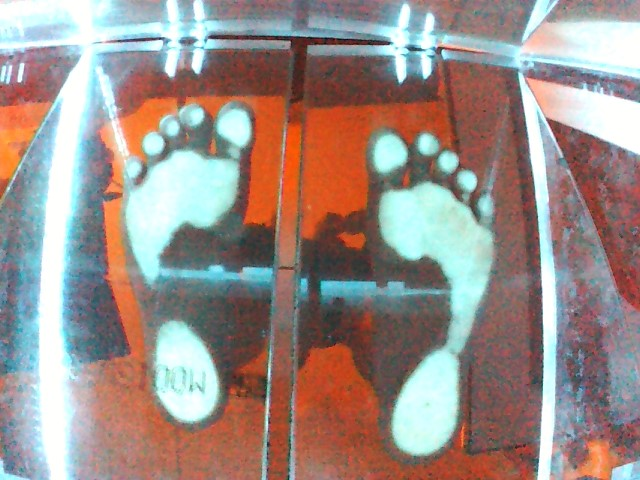
#> input picture images/img1.jpeg, 640 x 480 px
$ python net.py   (older library calls are emulated)
#> lines starting #> are read from the running program, lines starting #| are printed output that depends on the picture; after the words box and inside, x2 and y2 are one past the last pixel; in counts of white or black regions, pixels touching at a corner belong together
import numpy as np
import cv2 #this is the main openCV class, the python binding file should be in /pythonXX/Lib/site-packages
from matplotlib import pyplot as plt

gwash = cv2.imread("images/img1.jpeg") #import image
#> gwash is the input picture: shape (480, 640, 3); mean B, G, R 136.5, 141.9, 156.4
gwashBW = cv2.cvtColor(gwash, cv2.COLOR_BGR2GRAY) #change to grayscale
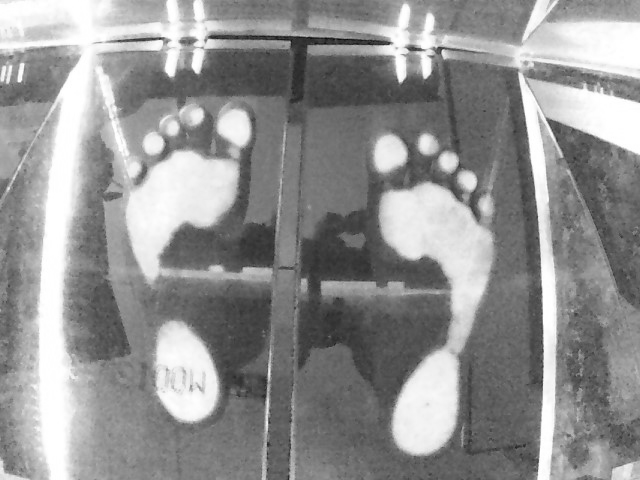
#> gwashBW: shape (480, 640); min 9, max 255, mean 145.6


# plt.imshow(gwashBW, 'gray') #this is matplotlib solution (Figure 1)
# plt.xticks([]), plt.yticks([])
# plt.show()

# cv2.imshow('gwash', gwashBW) #this is for native openCV display
cv2.waitKey(0)

ret,thresh1 = cv2.threshold(gwashBW,220,255,cv2.THRESH_BINARY) #the value of 15 is chosen by trial-and-error to produce the best outline of the skull
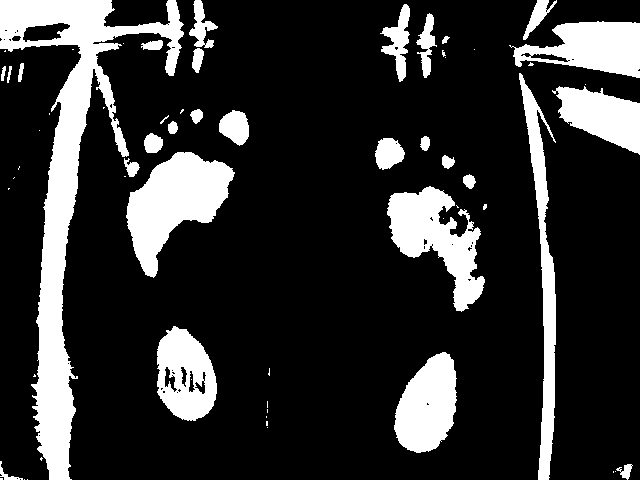
#> thresh1: shape (480, 640); 19.1% white; 63 white regions (33 under 20 px), largest, box (x1, y1, x2, y2) and area: (0, 0, 184, 480) 18756, (126, 152, 235, 278) 7002, (387, 186, 485, 312) 5678
kernel = np.ones((5,5),np.uint8) #square image kernel used for erosion
erosion = cv2.erode(thresh1, kernel,iterations = 1) #refines all edges in the binary image
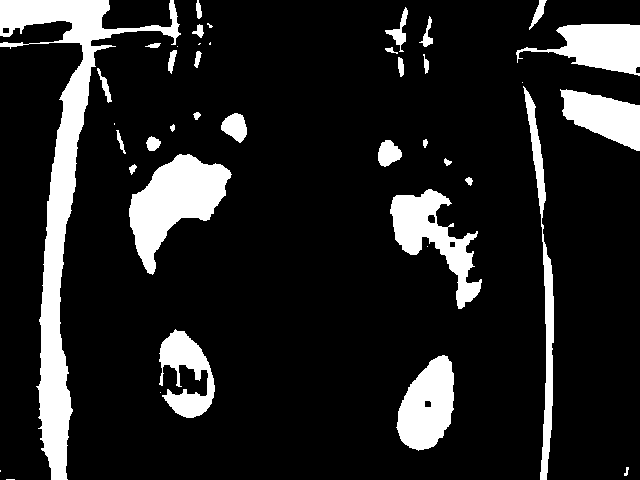
#> erosion: shape (480, 640); 13.9% white; 41 white regions (10 under 20 px), largest, box (x1, y1, x2, y2) and area: (0, 0, 181, 480) 13873, (129, 154, 232, 275) 6031, (390, 189, 482, 309) 4089

opening = cv2.morphologyEx(erosion, cv2.MORPH_OPEN, kernel)
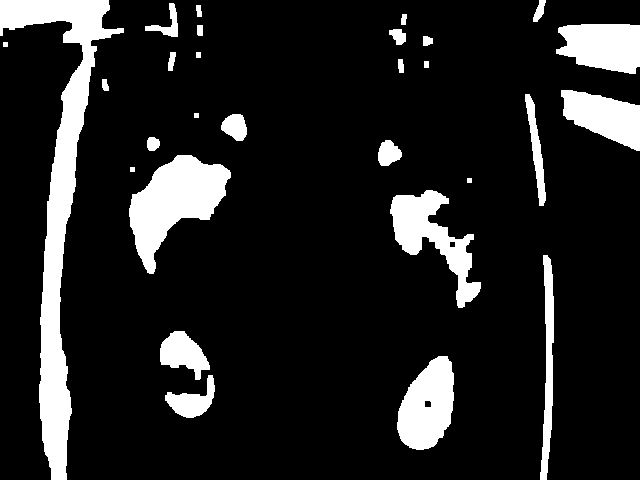
#> opening: shape (480, 640); 13.2% white; 29 white regions, largest, box (x1, y1, x2, y2) and area: (0, 0, 124, 480) 13022, (129, 155, 231, 274) 6018, (390, 190, 481, 308) 3987
closing = cv2.morphologyEx(opening, cv2.MORPH_CLOSE, kernel) #this is for further removing small noises and holes in the image
#> closing: shape (480, 640); 13.2% white; 28 white regions

# plt.imshow(closing, 'gray') #Figure 2
# plt.xticks([]), plt.yticks([])
# plt.show()

im2, contours, hierarchy = cv2.findContours(closing,cv2.RETR_TREE,cv2.CHAIN_APPROX_SIMPLE) #find contours with simple approximation
#> contours = 30 contours, 4 with area under 20; largest, box (x1, y1, x2, y2) and area: (0, 0, 124, 480) 12392, (129, 155, 231, 274) 5850, (390, 190, 481, 308) 3792, (397, 356, 454, 450) 3712, (556, 24, 640, 74) 3212

# cv2.imshow('cleaner', closing) #Figure 3
cv2.drawContours(closing, contours, -1, (255, 255, 255), 4)
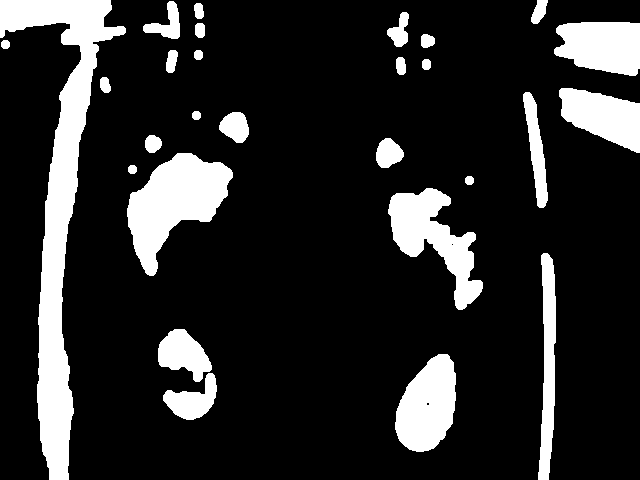
#> closing: shape (480, 640); 16.1% white; 28 white regions, largest, box (x1, y1, x2, y2) and area: (0, 0, 126, 480) 15206, (127, 153, 233, 276) 6690, (388, 188, 483, 310) 4880
# cv2.waitKey(0)

areas = [] #list to hold all areas

for contour in contours:
  ar = cv2.contourArea(contour)
  areas.append(ar)
#> this loop made 30 passes
#> ar on passes 1, 2, 3, 4, 5, 6, 7, 10, 11, 12, 13, 15: 935, 3712, 45.5, 1325.5, 1513.5, 3792, 34, 5850.5, 409.5, 128.5, 473, 758
#> (contour, ar) on passes 8, 9, 14, 18, 20, 22: ([[467, 178], [467, 182], [471, 182], [471, 178]], 16), ([[130, 167], [130, 171], [134, 171], [134, 167]], 16), ([[194, 113], [194, 117], [198, 117], [198, 113]], 16), ([[424, 61], [424, 67], [428, 67], [428, 61]], 24), ([[196, 52], [196, 57], [200, 57], [200, 52]], 20), ([[3, 42], [3, 46], [7, 46], [7, 42]], 16)
#> after the loop, areas = 30 values, max 12392.5 at index 29, min 16 at index 7, mean 1284.7

max_area = max(areas)
#> max_area = 12392.5
max_area_index = areas.index(max_area) #index of the list element with largest area
#> max_area_index = 29

cnt = contours[max_area_index] #largest area contour
#> cnt = contour of 297 points, box (x1, y1, x2, y2) (0, 0, 124, 480), area 12392

cv2.drawContours(closing, [cnt], 0, (255, 255, 255), 3, maxLevel = 0)
cv2.imshow('cleaner', closing)
cv2.waitKey(0)
cv2.destroyAllWindows()

$ run again, with images/img2.jpeg copied over images/img1.jpeg
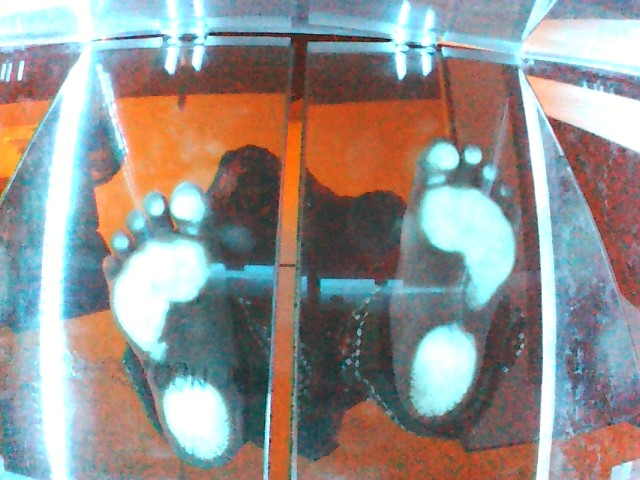
#> input picture images/img2.jpeg, 640 x 480 px
#> gwash is the input picture: shape (480, 640, 3); mean B, G, R 142.1, 145.4, 149.2
#> `ret,thresh1 = cv2.threshold(gwashBW,220,255,cv2.THRESH_BINARY)`:
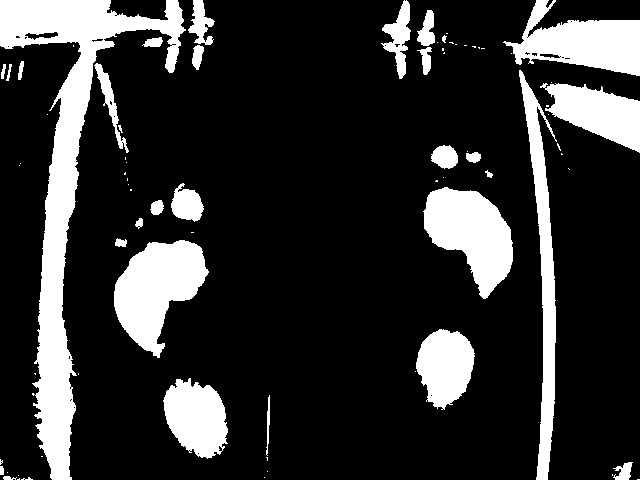
#> thresh1: shape (480, 640); 18.9% white; 76 white regions (46 under 20 px), largest, box (x1, y1, x2, y2) and area: (0, 0, 186, 480) 18305, (114, 240, 209, 358) 6426, (423, 187, 513, 299) 5923
#> erosion: shape (480, 640); 14.4% white; 35 white regions (10 under 20 px), largest, box (x1, y1, x2, y2) and area: (0, 0, 182, 480) 14443, (116, 242, 206, 354) 5545, (426, 190, 511, 296) 5121
#> opening: shape (480, 640); 14% white; 22 white regions, largest, box (x1, y1, x2, y2) and area: (0, 0, 180, 480) 14205, (116, 243, 204, 349) 5499, (426, 191, 511, 294) 5113
#> contours = 21 contours, 1 with area under 20; largest, box (x1, y1, x2, y2) and area: (0, 0, 180, 480) 13510, (116, 243, 204, 349) 5354, (426, 191, 511, 294) 4973, (515, 22, 640, 73) 3969, (552, 86, 640, 149) 3102
#> `cv2.drawContours(closing, contours, -1, (255, 255, 255), 4)`:
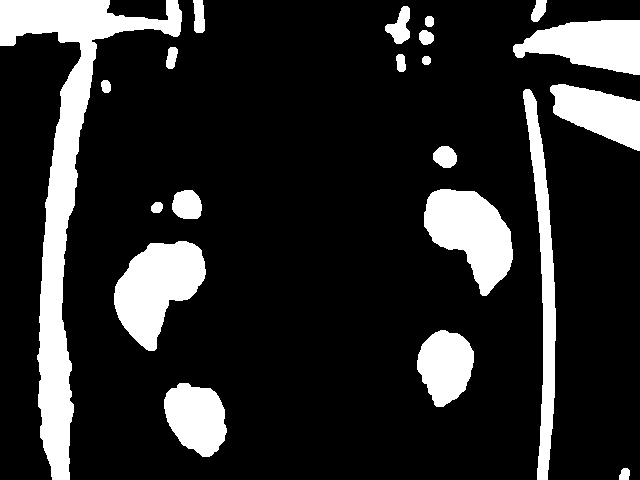
#> closing: shape (480, 640); 16.7% white; 21 white regions, largest, box (x1, y1, x2, y2) and area: (0, 0, 182, 480) 16624, (114, 241, 206, 351) 6081, (424, 189, 513, 296) 5678
#> the loop `for contour in contours:` made 21 passes
#> ar on passes 1 to 8: 42.5, 2868, 2671, 5354.5, 38.5, 505.5, 4973, 257
#> after the loop `for contour in contours:`: areas = [42.5, 2868, 2671, 5354.5, 38.5, 505.5, 4973, 257, 2794, 3101.5, 35, 16, 49, 76.5, 80, 3969, 24, 294.5, 121, 152.5, 13510]
#> max_area = 13510
#> max_area_index = 20
#> cnt = contour of 345 points, box (x1, y1, x2, y2) (0, 0, 180, 480), area 13510

$ run again, with images/img3.jpeg copied over images/img1.jpeg
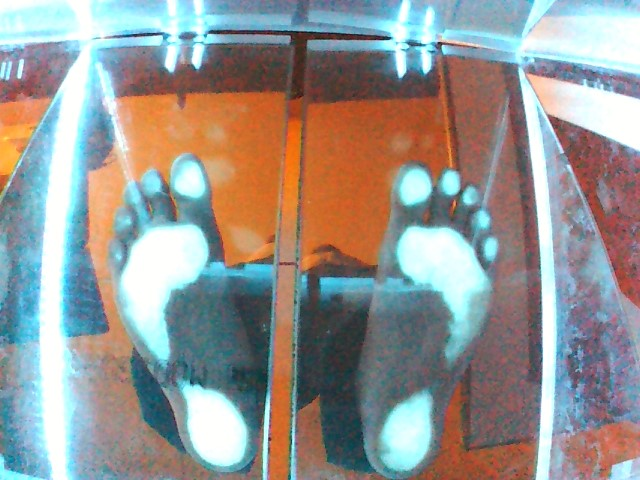
#> input picture images/img3.jpeg, 640 x 480 px
#> gwash is the input picture: shape (480, 640, 3); mean B, G, R 146.2, 149.3, 150.4
#> `ret,thresh1 = cv2.threshold(gwashBW,220,255,cv2.THRESH_BINARY)`:
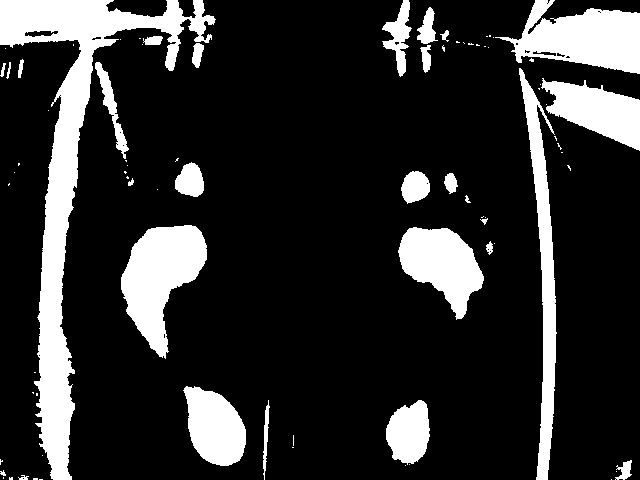
#> thresh1: shape (480, 640); 18.1% white; 80 white regions (51 under 20 px), largest, box (x1, y1, x2, y2) and area: (0, 0, 216, 480) 18244, (121, 225, 207, 359) 6336, (495, 0, 640, 74) 6167
#> erosion: shape (480, 640); 13.6% white; 32 white regions (8 under 20 px), largest, box (x1, y1, x2, y2) and area: (0, 0, 182, 480) 13913, (123, 227, 205, 354) 5415, (517, 11, 640, 72) 4746
#> opening: shape (480, 640); 13.2% white; 22 white regions, largest, box (x1, y1, x2, y2) and area: (0, 0, 180, 480) 13696, (123, 228, 205, 352) 5398, (518, 11, 640, 71) 4725
#> contours = 19 contours; largest, box (x1, y1, x2, y2) and area: (0, 0, 180, 480) 13009, (123, 228, 205, 352) 5239, (518, 11, 640, 71) 4558, (401, 230, 481, 313) 3740, (552, 84, 640, 147) 3102
#> `cv2.drawContours(closing, contours, -1, (255, 255, 255), 4)`:
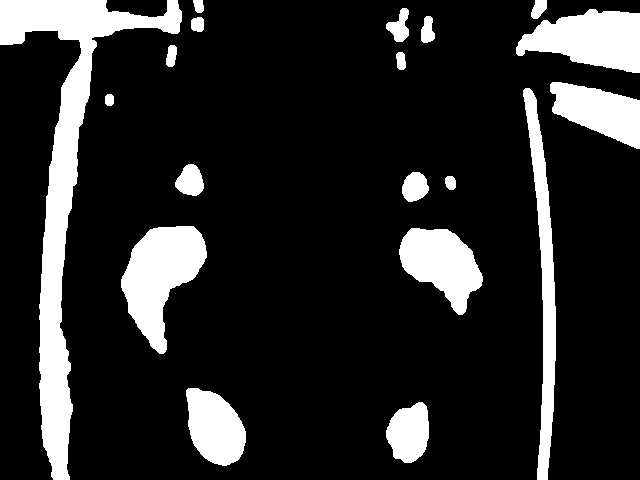
#> closing: shape (480, 640); 15.8% white; 19 white regions, largest, box (x1, y1, x2, y2) and area: (0, 0, 182, 480) 16092, (121, 226, 207, 354) 6035, (516, 9, 640, 73) 5280
#> the loop `for contour in contours:` made 19 passes
#> ar on passes 1, 2, 3, 4, 5, 6, 7, 9: 1586.5, 2862.5, 3739.5, 5239, 48.5, 420, 461, 2828
#> after the loop `for contour in contours:`: areas = [1586.5, 2862.5, 3739.5, 5239, 48.5, 420, 461, 28, 2828, 3102.5, 50, 71, 73, 128, 4557.5, 222, 114.5, 44.5, 13009]
#> max_area = 13009
#> max_area_index = 18
#> cnt = contour of 334 points, box (x1, y1, x2, y2) (0, 0, 180, 480), area 13009
